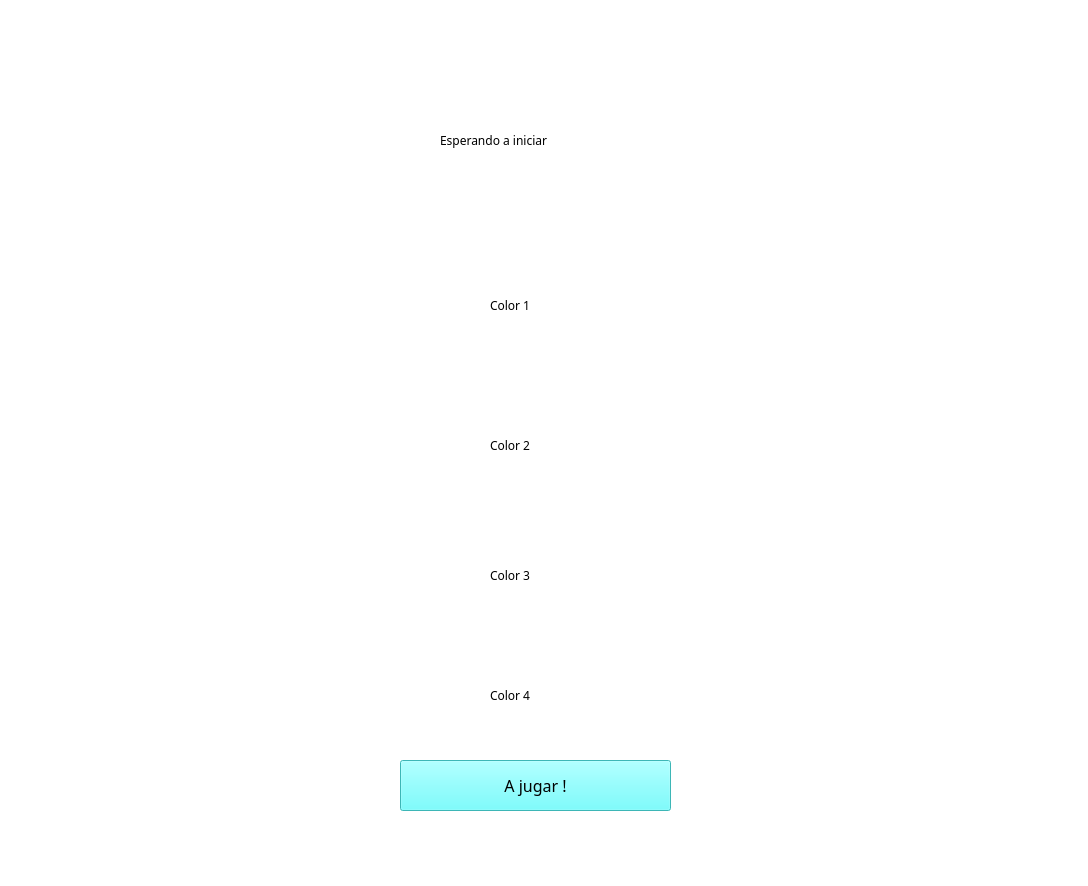
<?xml version="1.0" encoding="UTF-8"?>
<ui version="4.0">
 <class>MainWindow</class>
 <widget class="QMainWindow" name="MainWindow">
  <property name="geometry">
   <rect>
    <x>0</x>
    <y>0</y>
    <width>1088</width>
    <height>886</height>
   </rect>
  </property>
  <property name="windowTitle">
   <string>Sala de espera</string>
  </property>
  <property name="windowIcon">
   <iconset>
    <normaloff>../Sprites/Logos/logo.png</normaloff>../Sprites/Logos/logo.png</iconset>
  </property>
  <widget class="QWidget" name="centralwidget">
   <property name="autoFillBackground">
    <bool>false</bool>
   </property>
   <widget class="QWidget" name="widget" native="true">
    <property name="geometry">
     <rect>
      <x>0</x>
      <y>0</y>
      <width>1131</width>
      <height>891</height>
     </rect>
    </property>
    <property name="autoFillBackground">
     <bool>false</bool>
    </property>
    <property name="styleSheet">
     <string notr="true">background-color: rgb(0, 0, 40);</string>
    </property>
    <widget class="QLabel" name="label_fondo">
     <property name="geometry">
      <rect>
       <x>0</x>
       <y>0</y>
       <width>1091</width>
       <height>891</height>
      </rect>
     </property>
     <property name="styleSheet">
      <string notr="true">background-color: rgb(255, 255, 255);</string>
     </property>
     <property name="text">
      <string/>
     </property>
     <property name="pixmap">
      <pixmap>../Sprites/Logos/fondo.png</pixmap>
     </property>
     <property name="scaledContents">
      <bool>true</bool>
     </property>
    </widget>
    <widget class="QPushButton" name="boton_iniciar">
     <property name="geometry">
      <rect>
       <x>400</x>
       <y>760</y>
       <width>271</width>
       <height>51</height>
      </rect>
     </property>
     <property name="font">
      <font>
       <family>8514oem</family>
       <pointsize>12</pointsize>
       <weight>50</weight>
       <bold>false</bold>
      </font>
     </property>
     <property name="focusPolicy">
      <enum>Qt::NoFocus</enum>
     </property>
     <property name="styleSheet">
      <string notr="true">background-color: rgb(85, 255, 255);</string>
     </property>
     <property name="text">
      <string>A jugar !</string>
     </property>
    </widget>
    <widget class="QLabel" name="label_titulo">
     <property name="geometry">
      <rect>
       <x>440</x>
       <y>100</y>
       <width>201</width>
       <height>81</height>
      </rect>
     </property>
     <property name="font">
      <font>
       <family>8514oem</family>
       <weight>50</weight>
       <italic>false</italic>
       <bold>false</bold>
       <underline>false</underline>
      </font>
     </property>
     <property name="styleSheet">
      <string notr="true">background-color: rgb(255, 255, 255);</string>
     </property>
     <property name="text">
      <string>Esperando a iniciar</string>
     </property>
    </widget>
    <widget class="QLabel" name="label_blanco1">
     <property name="geometry">
      <rect>
       <x>270</x>
       <y>250</y>
       <width>551</width>
       <height>111</height>
      </rect>
     </property>
     <property name="font">
      <font>
       <family>8514oem</family>
       <weight>50</weight>
       <italic>false</italic>
       <bold>false</bold>
       <underline>false</underline>
      </font>
     </property>
     <property name="styleSheet">
      <string notr="true">background-color: rgb(255, 255, 255);</string>
     </property>
     <property name="text">
      <string/>
     </property>
    </widget>
    <widget class="QLabel" name="label_blanco2">
     <property name="geometry">
      <rect>
       <x>270</x>
       <y>390</y>
       <width>551</width>
       <height>111</height>
      </rect>
     </property>
     <property name="font">
      <font>
       <family>8514oem</family>
       <weight>50</weight>
       <italic>false</italic>
       <bold>false</bold>
       <underline>false</underline>
      </font>
     </property>
     <property name="styleSheet">
      <string notr="true">background-color: rgb(255, 255, 255);</string>
     </property>
     <property name="text">
      <string/>
     </property>
    </widget>
    <widget class="QLabel" name="label_blanco3">
     <property name="geometry">
      <rect>
       <x>270</x>
       <y>520</y>
       <width>551</width>
       <height>111</height>
      </rect>
     </property>
     <property name="font">
      <font>
       <family>8514oem</family>
       <weight>50</weight>
       <italic>false</italic>
       <bold>false</bold>
       <underline>false</underline>
      </font>
     </property>
     <property name="styleSheet">
      <string notr="true">background-color: rgb(255, 255, 255);</string>
     </property>
     <property name="text">
      <string/>
     </property>
    </widget>
    <widget class="QLabel" name="label_nombre1">
     <property name="geometry">
      <rect>
       <x>310</x>
       <y>290</y>
       <width>81</width>
       <height>31</height>
      </rect>
     </property>
     <property name="font">
      <font>
       <family>8514oem</family>
      </font>
     </property>
     <property name="styleSheet">
      <string notr="true">background-color: rgb(255, 255, 255);</string>
     </property>
     <property name="text">
      <string/>
     </property>
    </widget>
    <widget class="QLabel" name="label_nombre2">
     <property name="geometry">
      <rect>
       <x>310</x>
       <y>430</y>
       <width>81</width>
       <height>31</height>
      </rect>
     </property>
     <property name="font">
      <font>
       <family>8514oem</family>
      </font>
     </property>
     <property name="styleSheet">
      <string notr="true">background-color: rgb(255, 255, 255);</string>
     </property>
     <property name="text">
      <string/>
     </property>
    </widget>
    <widget class="QLabel" name="label_nombre3">
     <property name="geometry">
      <rect>
       <x>310</x>
       <y>560</y>
       <width>81</width>
       <height>31</height>
      </rect>
     </property>
     <property name="font">
      <font>
       <family>8514oem</family>
      </font>
     </property>
     <property name="styleSheet">
      <string notr="true">background-color: rgb(255, 255, 255);</string>
     </property>
     <property name="text">
      <string/>
     </property>
    </widget>
    <widget class="QLabel" name="label_color1">
     <property name="geometry">
      <rect>
       <x>490</x>
       <y>290</y>
       <width>81</width>
       <height>31</height>
      </rect>
     </property>
     <property name="font">
      <font>
       <family>8514oem</family>
      </font>
     </property>
     <property name="styleSheet">
      <string notr="true">background-color: rgb(255, 255, 255);</string>
     </property>
     <property name="text">
      <string>Color 1</string>
     </property>
    </widget>
    <widget class="QLabel" name="label_color2">
     <property name="geometry">
      <rect>
       <x>490</x>
       <y>430</y>
       <width>81</width>
       <height>31</height>
      </rect>
     </property>
     <property name="font">
      <font>
       <family>8514oem</family>
      </font>
     </property>
     <property name="styleSheet">
      <string notr="true">background-color: rgb(255, 255, 255);</string>
     </property>
     <property name="text">
      <string>Color 2</string>
     </property>
    </widget>
    <widget class="QLabel" name="label_color3">
     <property name="geometry">
      <rect>
       <x>490</x>
       <y>560</y>
       <width>81</width>
       <height>31</height>
      </rect>
     </property>
     <property name="font">
      <font>
       <family>8514oem</family>
      </font>
     </property>
     <property name="styleSheet">
      <string notr="true">background-color: rgb(255, 255, 255);</string>
     </property>
     <property name="text">
      <string>Color 3</string>
     </property>
    </widget>
    <widget class="QLabel" name="label_ficha1">
     <property name="geometry">
      <rect>
       <x>720</x>
       <y>270</y>
       <width>55</width>
       <height>61</height>
      </rect>
     </property>
     <property name="styleSheet">
      <string notr="true">background-color: rgb(255, 255, 255);</string>
     </property>
     <property name="text">
      <string/>
     </property>
     <property name="pixmap">
      <pixmap>../Sprites/Fichas/Simples/ficha-azul.png</pixmap>
     </property>
     <property name="scaledContents">
      <bool>true</bool>
     </property>
    </widget>
    <widget class="QLabel" name="label_ficha2">
     <property name="geometry">
      <rect>
       <x>720</x>
       <y>410</y>
       <width>55</width>
       <height>61</height>
      </rect>
     </property>
     <property name="styleSheet">
      <string notr="true">background-color: rgb(255, 255, 255);</string>
     </property>
     <property name="text">
      <string/>
     </property>
     <property name="pixmap">
      <pixmap>../Sprites/Fichas/Simples/ficha-roja.png</pixmap>
     </property>
     <property name="scaledContents">
      <bool>true</bool>
     </property>
    </widget>
    <widget class="QLabel" name="label_ficha3">
     <property name="geometry">
      <rect>
       <x>720</x>
       <y>550</y>
       <width>55</width>
       <height>61</height>
      </rect>
     </property>
     <property name="styleSheet">
      <string notr="true">background-color: rgb(255, 255, 255);</string>
     </property>
     <property name="text">
      <string/>
     </property>
     <property name="pixmap">
      <pixmap>../Sprites/Fichas/Simples/ficha-verde.png</pixmap>
     </property>
     <property name="scaledContents">
      <bool>true</bool>
     </property>
    </widget>
    <widget class="QLabel" name="label_color4">
     <property name="geometry">
      <rect>
       <x>490</x>
       <y>680</y>
       <width>81</width>
       <height>31</height>
      </rect>
     </property>
     <property name="font">
      <font>
       <family>8514oem</family>
      </font>
     </property>
     <property name="styleSheet">
      <string notr="true">background-color: rgb(255, 255, 255);</string>
     </property>
     <property name="text">
      <string>Color 4</string>
     </property>
    </widget>
    <widget class="QLabel" name="label_nombre4">
     <property name="geometry">
      <rect>
       <x>310</x>
       <y>680</y>
       <width>81</width>
       <height>31</height>
      </rect>
     </property>
     <property name="font">
      <font>
       <family>8514oem</family>
      </font>
     </property>
     <property name="styleSheet">
      <string notr="true">background-color: rgb(255, 255, 255);</string>
     </property>
     <property name="text">
      <string/>
     </property>
    </widget>
    <widget class="QLabel" name="label_blanco3_2">
     <property name="geometry">
      <rect>
       <x>270</x>
       <y>640</y>
       <width>551</width>
       <height>111</height>
      </rect>
     </property>
     <property name="font">
      <font>
       <family>8514oem</family>
       <weight>50</weight>
       <italic>false</italic>
       <bold>false</bold>
       <underline>false</underline>
      </font>
     </property>
     <property name="styleSheet">
      <string notr="true">background-color: rgb(255, 255, 255);</string>
     </property>
     <property name="text">
      <string/>
     </property>
    </widget>
    <widget class="QLabel" name="label_ficha3_2">
     <property name="geometry">
      <rect>
       <x>720</x>
       <y>670</y>
       <width>55</width>
       <height>61</height>
      </rect>
     </property>
     <property name="styleSheet">
      <string notr="true">background-color: rgb(255, 255, 255);</string>
     </property>
     <property name="text">
      <string/>
     </property>
     <property name="pixmap">
      <pixmap>../Sprites/Fichas/Simples/ficha-amarilla.png</pixmap>
     </property>
     <property name="scaledContents">
      <bool>true</bool>
     </property>
    </widget>
    <zorder>label_fondo</zorder>
    <zorder>boton_iniciar</zorder>
    <zorder>label_titulo</zorder>
    <zorder>label_blanco1</zorder>
    <zorder>label_blanco2</zorder>
    <zorder>label_blanco3</zorder>
    <zorder>label_nombre1</zorder>
    <zorder>label_nombre2</zorder>
    <zorder>label_nombre3</zorder>
    <zorder>label_color1</zorder>
    <zorder>label_color2</zorder>
    <zorder>label_color3</zorder>
    <zorder>label_ficha1</zorder>
    <zorder>label_ficha2</zorder>
    <zorder>label_ficha3</zorder>
    <zorder>label_blanco3_2</zorder>
    <zorder>label_ficha3_2</zorder>
    <zorder>label_color4</zorder>
    <zorder>label_nombre4</zorder>
   </widget>
  </widget>
 </widget>
 <resources/>
 <connections/>
</ui>
